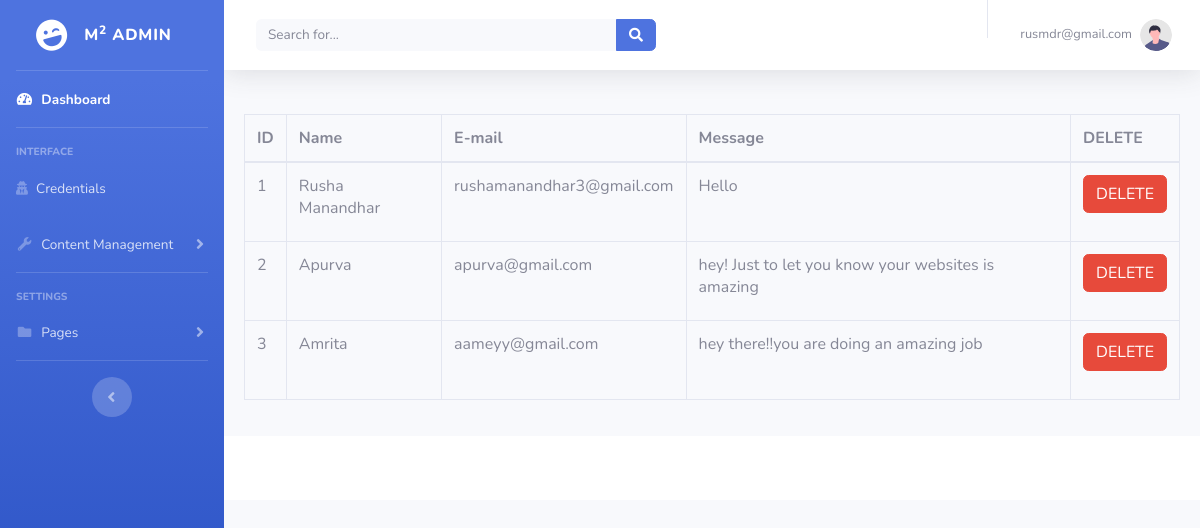
Page /admin/contactus.php (signed in) on the earlier database version.
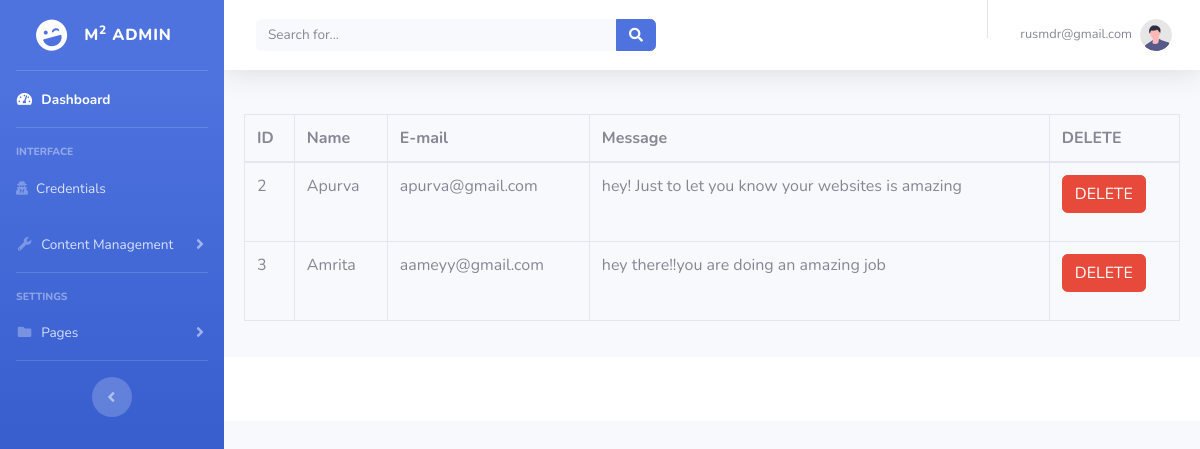
Same page on the later database version.
### tables this page shows
CREATE TABLE `message` (
  `id` int(11) NOT NULL,
  `name` varchar(50) DEFAULT NULL,
  `email` varchar(150) DEFAULT NULL,
  `message` longtext DEFAULT NULL
);

### admin/contactus.php (the view, shortened to what this page needs)
<?php
include('security.php');
include('includes/header.php');
include('includes/navbar.php');
?>
<div class="card-body">
    <div class="table-responsive">
    <?php
        $query="SELECT * FROM message";
        $result=mysqli_query($connection, $query);
    ?>
        <table class="table table-bordered" id="dataTable" with="100%" cellspacing="0">
            <thead>
                <tr>
                    <th>ID</th>
                    <th>Name</th>
                    <th>E-mail</th>
                    <th>Message</th>
                    <th>DELETE</th>
                </tr>
            </thead>
            <tbody>
                <?php
                    if(mysqli_num_rows($result)>0)
                    {
                        while($row=mysqli_fetch_assoc($result))
                        {
                            ?>
                            <tr>
                                <td><?php echo $row['id']; ?></td>
                                <td><?php echo $row['name']; ?></td>
                                <td><?php echo $row['email']; ?></td>
                                <td><?php echo $row['message']; ?></td>
                                <td>
                                    <form action="code.php" method="POST">
                                        <button type="submit" name="delete_btn" class="btn btn-danger">DELETE</button>
                                    </form>
                                </td>
                            </tr>
                            <?php
                        }
                    }
                    else
                    {
                        echo "No Message Found!";
                    }
                ?>
            </tbody>
        </table>
    </div>
</div>
<?php
include('includes/footer.php');
?>

Differences in the rows shown:
removed message: id "1", name "Rusha Manandhar", email "rushamanandhar3@gmail.com", message "Hello"
